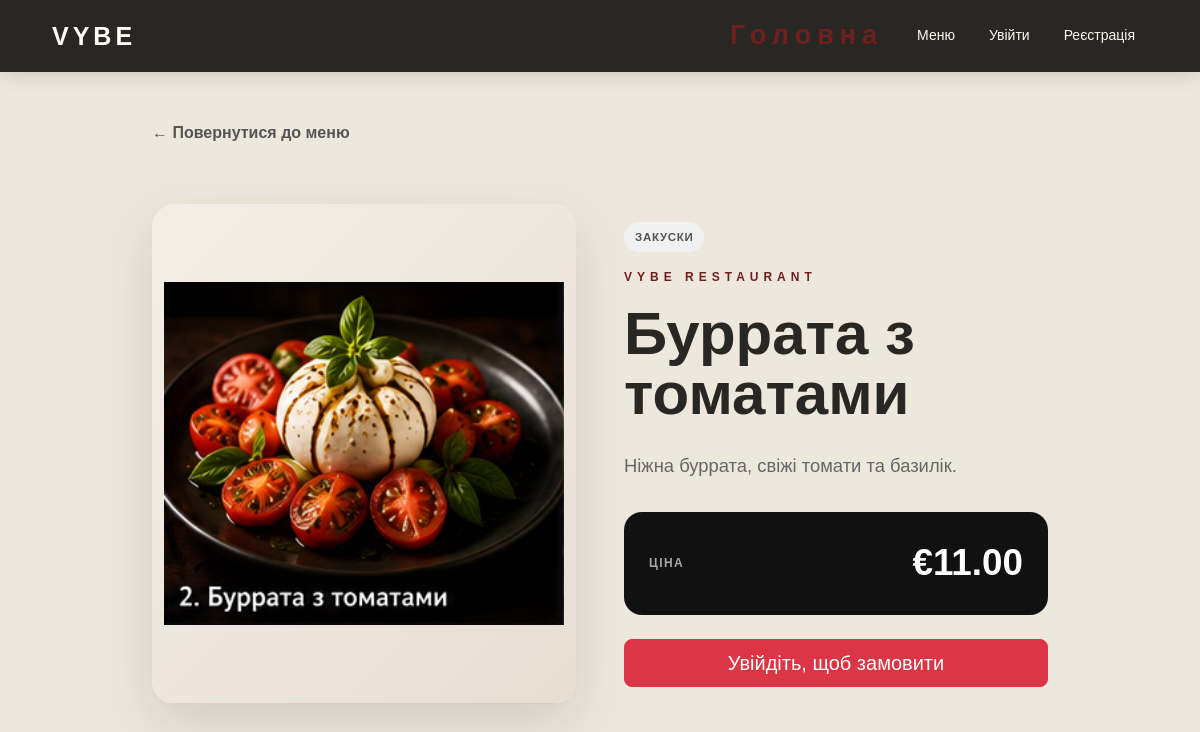
The app's page /dish/2 with its own data.
### online_restauraunt.py (models this page shows)
class Dish(db.Model):
    id = db.Column(
        db.Integer,
        primary_key=True
    )
    name = db.Column(
        db.String(200),
        nullable=False
    )
    description = db.Column(
        db.Text,
        nullable=False
    )
    price = db.Column(
        db.Float,
        nullable=False
    )
    category = db.Column(
        db.String(100),
        nullable=False
    )
    image = db.Column(
        db.String(255),
        nullable=True
    )

### online_restauraunt.py (the view)
@app.route("/dish/<int:dish_id>")
@cache.cached(timeout=300)
def dish(dish_id):
    selected_dish = Dish.query.get_or_404(
        dish_id
    )
    return render_template(
        "dish.html",
        dish=selected_dish
    )

### online_restauraunt.py (called while the page is built)
@app.context_processor
def inject_csrf_token():
    return {
        "csrf_token": get_csrf_token
    }

@app.before_request
def security_check():
    if request.method in {
        "POST",
        "PUT",
        "PATCH",
        "DELETE"
    }:
        validate_csrf()
        validate_origin()

### templates/dish.html (shortened to what this page needs)
{% extends "base.html" %}
{% block content %}
<section class="dish-page py-5">
    <div class="container">
        <a
            href="{{ url_for('menu') }}"
            class="back-link"
        >
            ← Повернутися до меню
        </a>
        <div class="row g-5 align-items-center mt-2">
            <div class="col-12 col-lg-6">
                <div class="dish-image-wrapper">
                    {% if dish.image %}
                    <img
                        src="{{ url_for(
                            'static',
                            filename='images/uploads/' + dish.image
                        ) }}"
                        alt="{{ dish.name }}"
                        class="dish-image"
                    >
                    {% else %}
                    <div class="dish-no-image">
                        VYBE
                    </div>
                    {% endif %}
                </div>
            </div>
            <div class="col-12 col-lg-6">
                <div class="dish-info">
                    <span class="menu-category-badge">
                        {{ dish.category }}
                    </span>
                    <p class="hero-small mt-3">
                        VYBE RESTAURANT
                    </p>
                    <h1>
                        {{ dish.name }}
                    </h1>
                    <p class="dish-description">
                        {{ dish.description }}
                    </p>
                    <div class="dish-price-box">
                        <span>
                            Ціна
                        </span>
                        <strong>
                            €{{ "%.2f"|format(dish.price) }}
                        </strong>
                    </div>
                    {% if session.get("user_id") %}
                    <form
                        method="POST"
                        action="{{ url_for('add_to_cart') }}"
                        class="mt-4"
                    >
                        <input
                            type="hidden"
                            name="csrf_token"
                            value="{{ csrf_token() }}"
                        >
                        <input
                            type="hidden"
                            name="dish_id"
                            value="{{ dish.id }}"
                        >
                        <button
                            type="submit"
                            class="btn btn-danger btn-lg w-100"
                        >
                            Додати до кошика
                        </button>
                    </form>
                    {% else %}
                    <a
                        href="{{ url_for('login') }}"
                        class="btn btn-danger btn-lg w-100 mt-4"
                    >
                        Увійдіть, щоб замовити
                    </a>
                    {% endif %}
                </div>
            </div>
        </div>
    </div>
</section>
{% endblock %}

### records on screen
Dish: image (picture), category "ЗАКУСКИ", name "Буррата з томатами", description "Ніжна буррата, свіжі томати та базилік.", price "11.00"
